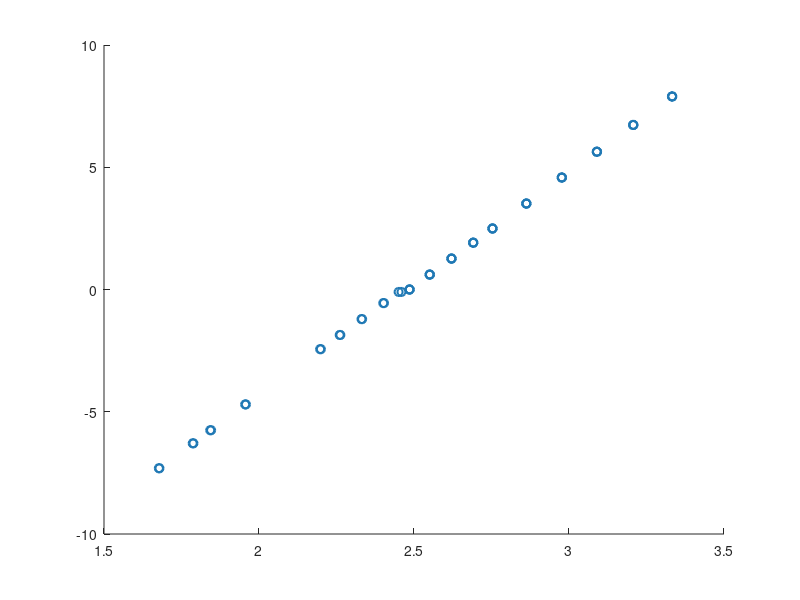

This figure's MATLAB source: (Note: this script raises an error after producing the figure.)
clc, clear
%% updated futek calibration (push and pull) 4/11/2022
pull = [2485.917, 2485.534, 2485.691, 2550.309, 2551.467, 2550.301,2620.657,2621.568,2620.600,2691.071,2691.332,2690.724,2753.173,2753.399,2752.996,2862.251,2862.960,2862.098,2976.843,2977.266,2976.275,3089.896,3090.237,3089.641,3207.297,3207.797,3207.040,3332.587,3333.009,3332.344];
kg_pull = [0,0,0,0.61,0.61,0.61,1.265,1.265,1.265,1.915,1.915,1.915,2.34,2.34,2.34,3.36,3.36,3.36,4.425,4.425,4.425,5.48,5.48,5.48,6.575,6.575,6.575,7.74,7.74,7.74];
kg_pull(13:end) = kg_pull(13:end) + 0.155;
push = [2459.563,2450.355,2400.980,2402.984,2330.740,2332.417,2260.420,2262.373,2197.323,2199.394,1955.406,1957.704,1842.747,1845.294,1786.275,1788.406,1677.167,1678.768];
kg_push = [-.1,-.1,-0.61,-0.61,-1.265,-1.265,-1.915,-1.915,-2.34,-2.34,-4.6,-4.6,-5.655,-5.655,-6.19,-6.19,-7.21,-7.21];
kg_push(3:8) = kg_push(3:8) + 0.155; % removing basket weight that was not used here
kg_push(3:end) = kg_push(3:end) - .100; % adding the weight of the yellow part and screw that lay on top of the sensor
voltage = [pull,push]/1000.0;
kg = [kg_pull,kg_push];

color1 = '#332288';
color2 = '#88CCEE';
color3 = '#44AA99';
color4 = '#117733';
color5 = '#999933';
color6 = '#DDCC77';
color7 = '#CC6677';
color8 = '#882255';
color9 = '#AA4499';
color10 = '#a6cee3';
color11 = '#1f78b4';
color12 = '#b2df8a';
color13 = '#1b9e77';
color14 = '#d95f02';
color15 = '#e9a3c9';
color16 = '#a1d76a';
color17 = '#d8b365';
color18 = '#5ab4ac';


%% plot data and obtain linear regression
ax1 = subplot(1,1,1);
scatter(ax1,voltage,kg,'MarkerEdgeColor',color11,'LineWidth',1.5);
a1 = lsline(ax1); %aa1 = lsline(ax1);
a1.Color = color2; %aa1.Color = color2;
a1.LineWidth = 3;  %aa1.LineWidth = 2;
box on;
ax = gca;    ax.FontSize = 32;
legend('',' kg = 9.132*Vout - 22.6 ','FontSize',32);
xlabel('Futek Vout [V]','FontSize',32);
ylabel('Applied Load [kg]','FontSize',32);
xlim([1.6  3.4]);
